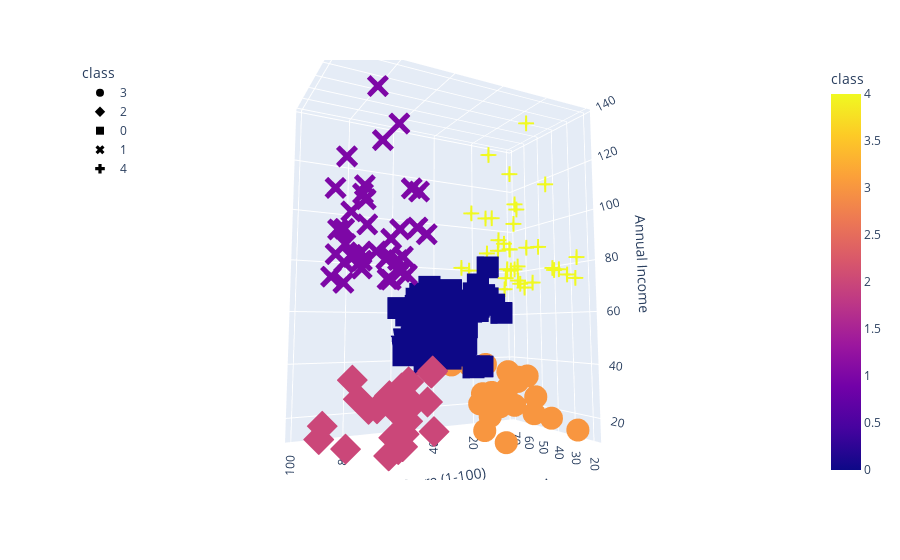

The notebook cell this image was saved under:
### Code cell
# Plotting the 3D-Scatter with x="Annual Income", y="Spending Score (1-100)" and z="Age"
fig = px.scatter_3d(
    five_clusters,
    x="Age",
    y="Spending Score (1-100)",
    z="Annual Income",
    color="class",
    symbol="class",
    width=800,
)
fig.update_layout(legend=dict(x=0, y=1))
fig.show()

### Figure 1 — Plotly figure (JSON) as saved in the notebook; plotly's stock layout.template omitted (floating-point values rounded to 4 significant figures)
{"data": [{"hovertemplate": "class=%{marker.color}<br>Age=%{x}<br>Spending Score (1-100)=%{y}<br>Annual Income=%{z}<extra></extra>", "legendgroup": "3", "marker": {"color": [3, 3, 3, 3, 3, 3, 3, 3, 3, 3, 3, 3, 3, 3, 3, 3, 3, 3, 3, 3, 3, 3, 3], "coloraxis": "coloraxis", "symbol": "circle"}, "mode": "markers", "name": "3", "scene": "scene", "showlegend": true, "type": "scatter3d", "x": [19, 20, 31, 35, 64, 67, 58, 37, 35, 52, 35, 46, 54, 45, 40, 60, 53, 49, 42, 36, 65, 48, 49], "y": [39, 6, 40, 6, 3, 14, 15, 13, 35, 29, 35, 5, 14, 32, 31, 4, 4, 14, 17, 26, 35, 36, 28], "z": [15, 16, 17, 18, 19, 19, 20, 20, 21, 23, 24, 25, 28, 28, 29, 30, 33, 33, 34, 37, 38, 39, 39]}, {"hovertemplate": "class=%{marker.color}<br>Age=%{x}<br>Spending Score (1-100)=%{y}<br>Annual Income=%{z}<extra></extra>", "legendgroup": "2", "marker": {"color": [2, 2, 2, 2, 2, 2, 2, 2, 2, 2, 2, 2, 2, 2, 2, 2, 2, 2, 2, 2, 2, 2, 2], "coloraxis": "coloraxis", "symbol": "diamond"}, "mode": "markers", "name": "2", "scene": "scene", "showlegend": true, "type": "scatter3d", "x": [21, 23, 22, 23, 30, 35, 24, 22, 20, 35, 25, 31, 29, 35, 23, 21, 18, 21, 30, 20, 24, 31, 24], "y": [81, 77, 76, 94, 72, 99, 77, 79, 66, 98, 73, 73, 82, 61, 87, 73, 92, 81, 73, 75, 92, 61, 65], "z": [15, 16, 17, 18, 19, 19, 20, 20, 21, 23, 24, 25, 28, 28, 29, 30, 33, 33, 34, 37, 38, 39, 39]}, {"hovertemplate": "class=%{marker.color}<br>Age=%{x}<br>Spending Score (1-100)=%{y}<br>Annual Income=%{z}<extra></extra>", "legendgroup": "0", "marker": {"color": [0, 0, 0, 0, 0, 0, 0, 0, 0, 0, 0, 0, 0, 0, 0, 0, 0, 0, 0, 0, 0, 0, 0, 0, 0, 0, 0, 0, 0, 0, 0, 0, 0, 0, 0, 0, 0, 0, 0, 0, 0, 0, 0, 0, 0, 0, 0, 0, 0, 0, 0, 0, 0, 0, 0, 0, 0, 0, 0, 0, 0, 0, 0, 0, 0, 0, 0, 0, 0, 0, 0, 0, 0, 0, 0, 0, 0, 0, 0], "coloraxis": "coloraxis", "symbol": "square"}, "mode": "markers", "name": "0", "scene": "scene", "showlegend": true, "type": "scatter3d", "x": [50, 27, 29, 31, 49, 33, 31, 59, 50, 47, 51, 69, 27, 53, 70, 19, 67, 54, 63, 18, 43, 68, 19, 32, 70, 47, 60, 60, 59, 26, 45, 40, 23, 49, 57, 38, 67, 46, 21, 48, 55, 22, 34, 50, 68, 18, 48, 40, 32, 24, 47, 27, 48, 20, 23, 49, 67, 26, 49, 21, 66, 54, 68, 66, 65, 19, 38, 19, 18, 19, 63, 49, 51, 50, 27, 38, 40, 43, 28], "y": [55, 47, 42, 42, 52, 60, 54, 60, 45, 41, 50, 46, 51, 46, 56, 55, 52, 59, 51, 59, 50, 48, 59, 47, 55, 42, 49, 56, 47, 54, 53, 48, 52, 42, 51, 55, 41, 44, 57, 46, 58, 55, 60, 46, 55, 41, 49, 40, 42, 52, 47, 50, 42, 49, 41, 48, 59, 55, 56, 42, 50, 46, 43, 48, 52, 54, 42, 46, 48, 50, 43, 59, 43, 57, 56, 40, 58, 35, 40], "z": [40, 40, 40, 40, 42, 42, 43, 43, 43, 43, 44, 44, 46, 46, 46, 46, 47, 47, 48, 48, 48, 48, 48, 48, 49, 49, 50, 50, 54, 54, 54, 54, 54, 54, 54, 54, 54, 54, 54, 54, 57, 57, 58, 58, 59, 59, 60, 60, 60, 60, 60, 60, 61, 61, 62, 62, 62, 62, 62, 62, 63, 63, 63, 63, 63, 63, 64, 64, 65, 65, 65, 65, 67, 67, 67, 67, 69, 71, 76]}, {"hovertemplate": "class=%{marker.color}<br>Age=%{x}<br>Spending Score (1-100)=%{y}<br>Annual Income=%{z}<extra></extra>", "legendgroup": "1", "marker": {"color": [1, 1, 1, 1, 1, 1, 1, 1, 1, 1, 1, 1, 1, 1, 1, 1, 1, 1, 1, 1, 1, 1, 1, 1, 1, 1, 1, 1, 1, 1, 1, 1, 1, 1, 1, 1, 1, 1, 1], "coloraxis": "coloraxis", "symbol": "x"}, "mode": "markers", "name": "1", "scene": "scene", "showlegend": true, "type": "scatter3d", "x": [39, 31, 40, 38, 39, 31, 29, 32, 35, 32, 32, 28, 32, 34, 39, 38, 27, 30, 30, 29, 31, 36, 33, 32, 28, 36, 30, 27, 35, 32, 29, 30, 28, 36, 32, 38, 35, 32, 30], "y": [91, 77, 95, 75, 75, 71, 88, 73, 72, 93, 87, 97, 74, 90, 88, 76, 89, 78, 73, 83, 93, 75, 95, 63, 75, 92, 86, 69, 90, 86, 88, 97, 68, 85, 69, 91, 79, 74, 83], "z": [69, 70, 71, 71, 71, 72, 73, 73, 74, 75, 76, 77, 77, 78, 78, 78, 78, 78, 78, 79, 81, 85, 86, 87, 87, 87, 88, 88, 93, 97, 98, 99, 101, 103, 103, 113, 120, 126, 137]}, {"hovertemplate": "class=%{marker.color}<br>Age=%{x}<br>Spending Score (1-100)=%{y}<br>Annual Income=%{z}<extra></extra>", "legendgroup": "4", "marker": {"color": [4, 4, 4, 4, 4, 4, 4, 4, 4, 4, 4, 4, 4, 4, 4, 4, 4, 4, 4, 4, 4, 4, 4, 4, 4, 4, 4, 4, 4, 4, 4, 4, 4, 4, 4, 4], "coloraxis": "coloraxis", "symbol": "cross"}, "mode": "markers", "name": "4", "scene": "scene", "showlegend": true, "type": "scatter3d", "x": [23, 59, 47, 25, 20, 44, 19, 57, 25, 48, 34, 43, 44, 47, 37, 34, 56, 19, 50, 42, 36, 40, 36, 52, 58, 59, 37, 46, 41, 54, 41, 34, 33, 47, 45, 32], "y": [29, 11, 9, 34, 5, 7, 10, 5, 12, 36, 22, 17, 20, 16, 1, 1, 35, 5, 26, 20, 27, 13, 10, 13, 15, 14, 32, 15, 39, 24, 17, 23, 8, 16, 28, 18], "z": [70, 71, 71, 72, 73, 73, 74, 75, 77, 77, 78, 78, 78, 78, 78, 78, 79, 81, 85, 86, 87, 87, 87, 88, 88, 93, 97, 98, 99, 101, 103, 103, 113, 120, 126, 137]}], "layout": {"autosize": true, "coloraxis": {"colorbar": {"title": {"text": "class"}}, "colorscale": [[0, "#0d0887"], [0.1111, "#46039f"], [0.2222, "#7201a8"], [0.3333, "#9c179e"], [0.4444, "#bd3786"], [0.5556, "#d8576b"], [0.6667, "#ed7953"], [0.7778, "#fb9f3a"], [0.8889, "#fdca26"], [1, "#f0f921"]]}, "legend": {"title": {"text": "class"}, "tracegroupgap": 0, "x": 0, "y": 1}, "margin": {"t": 60}, "scene": {"aspectmode": "auto", "aspectratio": {"x": 0.6093, "y": 1.148, "z": 1.429}, "camera": {"center": {"x": 0, "y": 0, "z": 0}, "eye": {"x": -1.902, "y": 1.005, "z": -0.2435}, "projection": {"type": "perspective"}, "up": {"x": 0, "y": 0, "z": 1}}, "domain": {"x": [0, 1], "y": [0, 1]}, "xaxis": {"title": {"text": "Age"}, "type": "linear"}, "yaxis": {"title": {"text": "Spending Score (1-100)"}, "type": "linear"}, "zaxis": {"title": {"text": "Annual Income"}, "type": "linear"}}}}
